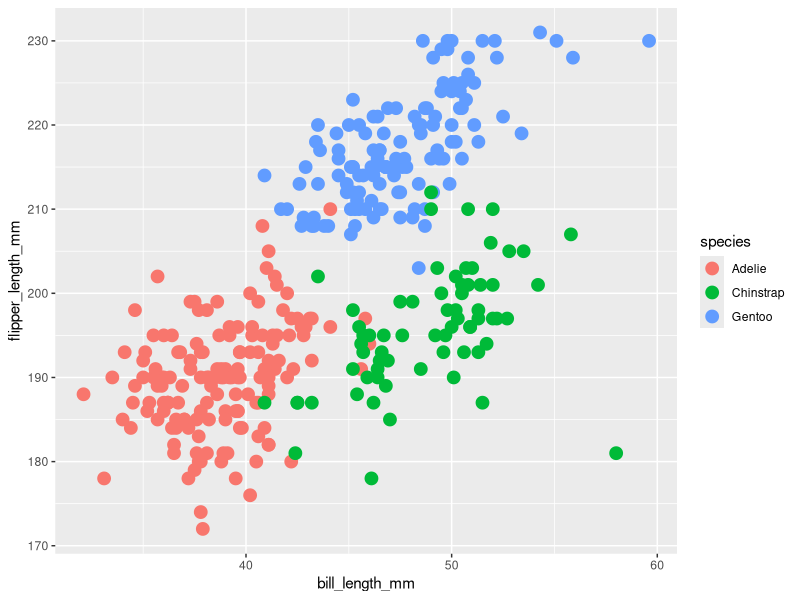
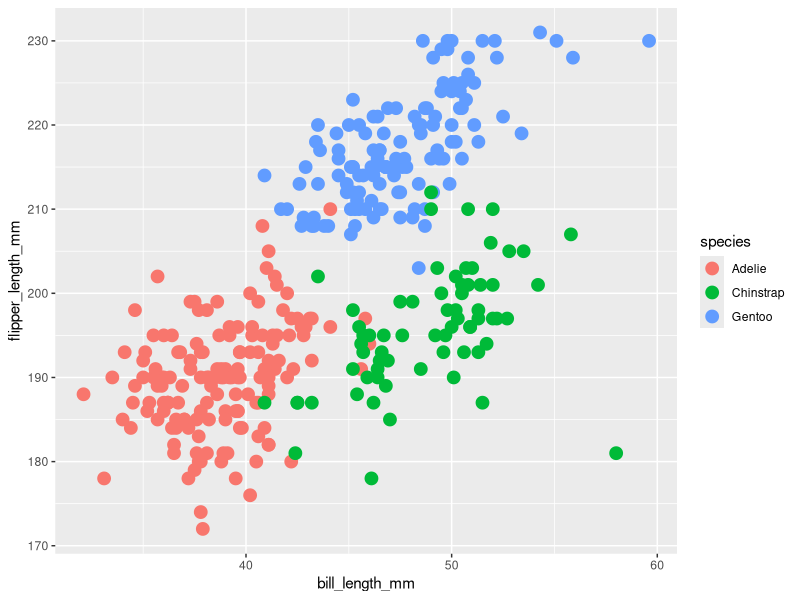

Write R code to recreate these figures, in order.
## ---- chunk 1
df = data.frame(
                num = rnorm(10,0,1),
                char = as.character(head(letters,10)),
                fac = factor(c("dog","dog","dog","cat","cat","cat","cat","horse","horse","horse")))
df$is_greater_0 = df$num>0
mean(df$num)
mean(df$is_greater_0)                
mean(df$char)
mean(df$fac)
## ---- chunk 2
df$is_greater_0 = as.numeric(df$is_greater_0)
df$is_greater_0*df$num
df$char = as.numeric(df$char)
df$char*df$num
df$fac = as.numeric(df$fac)
df$fac*df$num
## ---- chunk 3
data("penguins",package = "palmerpenguins")
## ---- chunk 4
library(ggplot2)
ggplot(penguins,aes(x=bill_length_mm,y=flipper_length_mm,color=species)) + geom_point(size=4)
ggsave("Problem2.png")
